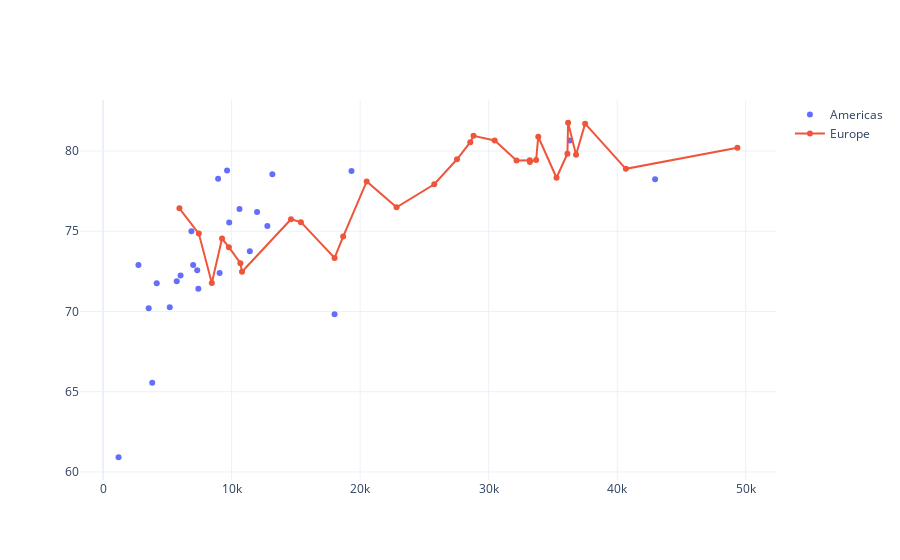

Notebook cell for this chart:
### Markdown cell above
Что такое объект **Scatter**? Это просто точки, соединенные линиями. Эти комбинации можно отображать на графиках с помощью аттрибута **mode**. По-умолчанию стоит значение - *lines*.

### Code cell
trace_americas = go.Scatter(x=data_americas['gdp_percap'],
                            y=data_americas['life_exp'],
                            name='Americas',
                            mode='markers'
                           )

trace_europe = go.Scatter(x=data_europe['gdp_percap'],
                          y=data_europe['life_exp'],
                          name='Europe',
                          mode='lines+markers'
                         )

pyo.iplot([trace_americas, trace_europe])

### Figure 1 — Plotly figure (JSON) as saved in the notebook; plotly's stock layout.template omitted (floating-point values rounded to 4 significant figures)
{"data": [{"mode": "markers", "name": "Americas", "type": "scatter", "x": [1202.0, 2749.0, 3548.0, 3822.0, 4173.0, 5186.0, 5728.0, 6025.0, 6873.0, 7007.0, 7321.0, 7409.0, 8948.0, 9066.0, 9645.0, 9809.0, 10610.0, 11420.0, 11980.0, 12780.0, 13170.0, 18010.0, 19330.0, 36320.0, 42950.0], "y": [60.92, 72.9, 70.2, 65.55, 71.75, 70.26, 71.88, 72.23, 74.99, 72.89, 72.57, 71.42, 78.27, 72.39, 78.78, 75.54, 76.38, 73.75, 76.19, 75.32, 78.55, 69.82, 78.75, 80.65, 78.24]}, {"mode": "lines+markers", "name": "Europe", "type": "scatter", "x": [5937.0, 7446.0, 8458.0, 9254.0, 9787.0, 10680.0, 10810.0, 14620.0, 15390.0, 18010.0, 18680.0, 20510.0, 22830.0, 25770.0, 27540.0, 28570.0, 28820.0, 30470.0, 32170.0, 33200.0, 33210.0, 33690.0, 33860.0, 35280.0, 36130.0, 36180.0, 36800.0, 37510.0, 40680.0, 49360.0], "y": [76.42, 74.85, 71.78, 74.54, 74.0, 73.0, 72.48, 75.75, 75.56, 73.34, 74.66, 78.1, 76.49, 77.93, 79.48, 80.55, 80.94, 80.66, 79.41, 79.42, 79.31, 79.44, 80.88, 78.33, 79.83, 81.76, 79.76, 81.7, 78.89, 80.2]}], "layout": {}}
